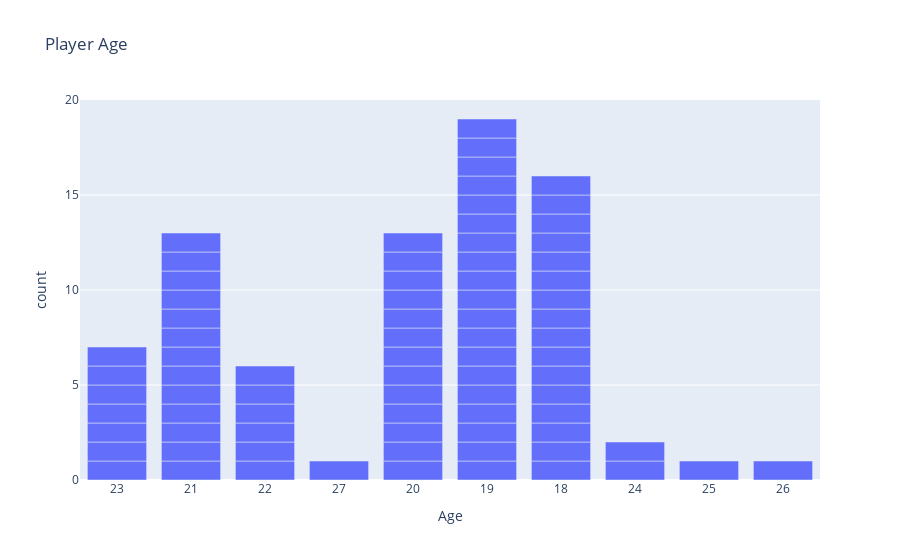

Notebook cell for this chart:
### Code cell
fig = px.bar(df_q, x="Age", title="Player Age")
fig.write_html(str(PLOTSPATH2D) + "/player_age.html", full_html=False, include_plotlyjs="cdn")
fig.show()

### Figure 1 — Plotly figure (JSON) as saved in the notebook; plotly's stock layout.template omitted (floating-point values rounded to 4 significant figures)
{"data": [{"alignmentgroup": "True", "hovertemplate": "Age=%{x}<br>count=%{y}<extra></extra>", "legendgroup": "", "marker": {"color": "#636efa", "pattern": {"shape": ""}}, "name": "", "offsetgroup": "", "orientation": "v", "showlegend": false, "textposition": "auto", "type": "bar", "x": ["23", "21", "22", "23", "27", "20", "19", "22", "22", "18", "21", "24", "23", "19", "21", "19", "18", "22", "21", "19", "21", "18", "19", "18", "20", "18", "23", "23", "18", "25", "20", "21", "20", "19", "22", "22", "19", "18", "18", "18", "21", "18", "18", "21", "23", "21", "20", "18", "21", "21", "19", "19", "19", "21", "20", "18", "20", "19", "19", "19", "20", "26", "19", "19", "18", "23", "18", "21", "19", "20", "19", "19", "20", "24", "20", "20", "20", "19", "18"], "xaxis": "x", "y": [1, 1, 1, 1, 1, 1, 1, 1, 1, 1, 1, 1, 1, 1, 1, 1, 1, 1, 1, 1, 1, 1, 1, 1, 1, 1, 1, 1, 1, 1, 1, 1, 1, 1, 1, 1, 1, 1, 1, 1, 1, 1, 1, 1, 1, 1, 1, 1, 1, 1, 1, 1, 1, 1, 1, 1, 1, 1, 1, 1, 1, 1, 1, 1, 1, 1, 1, 1, 1, 1, 1, 1, 1, 1, 1, 1, 1, 1, 1], "yaxis": "y"}], "layout": {"barmode": "relative", "legend": {"tracegroupgap": 0}, "title": {"text": "Player Age"}, "xaxis": {"anchor": "y", "domain": [0, 1], "title": {"text": "Age"}}, "yaxis": {"anchor": "x", "domain": [0, 1], "title": {"text": "count"}}}}
